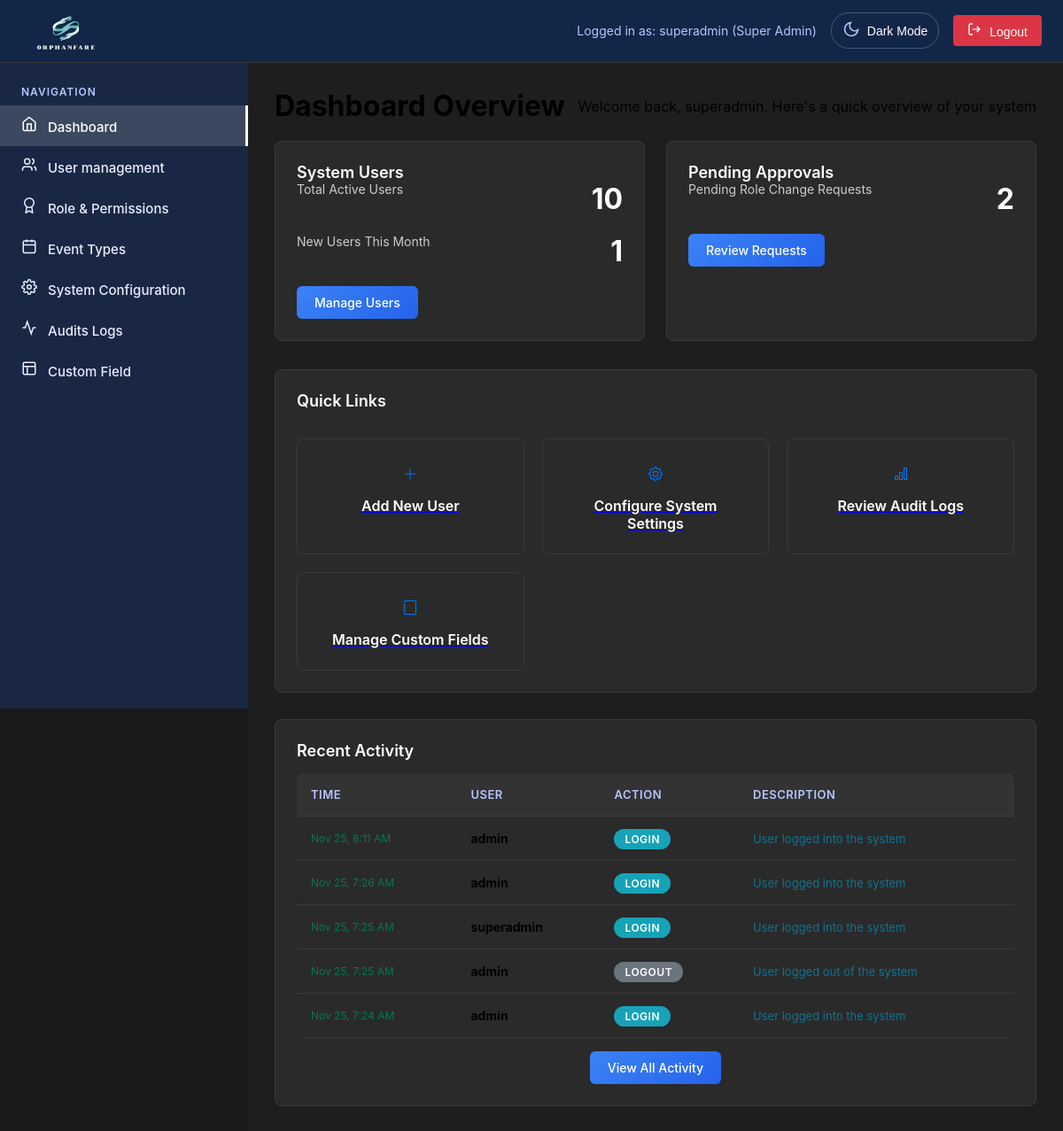
The page /superadmin/superadmin.php (signed in) on the database as committed earlier.
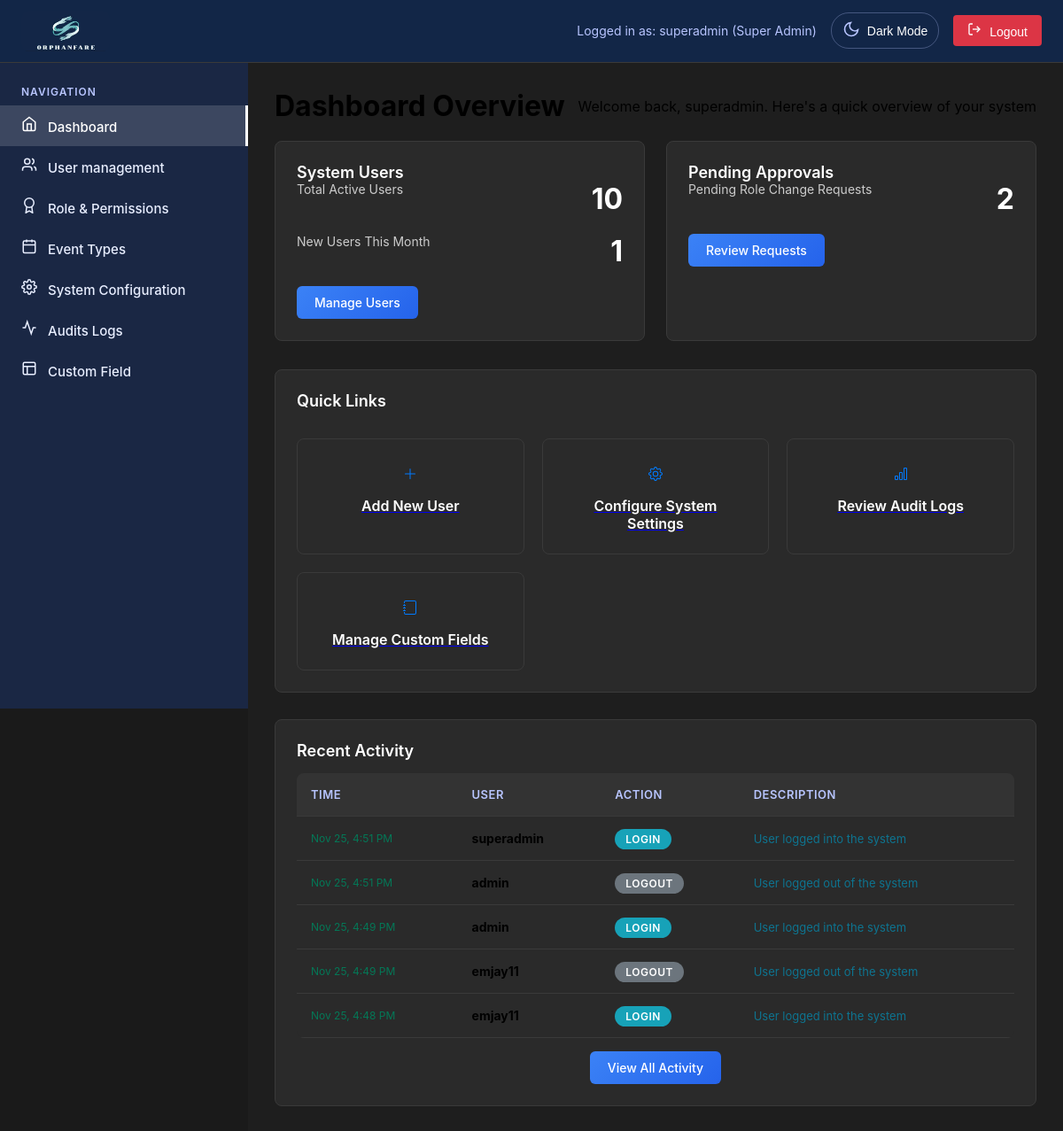
The same page on the database as committed later.
### tables this page shows
CREATE TABLE `audit_logs` (
  `id` int(11) NOT NULL,
  `user_id` int(11) NOT NULL,
  `action` varchar(255) NOT NULL,
  `description` text DEFAULT NULL,
  `ip_address` varchar(45) DEFAULT NULL,
  `user_agent` text DEFAULT NULL,
  `created_at` timestamp NOT NULL DEFAULT current_timestamp()
);

CREATE TABLE `users` (
  `id` int(11) NOT NULL,
  `username` varchar(50) NOT NULL,
  `email` varchar(100) NOT NULL,
  `password` varchar(255) NOT NULL,
  `role` enum('super_admin','admin','user','Social Worker','Social Welfare Assistant') DEFAULT 'user',
  `status` enum('active','inactive','pending') DEFAULT 'pending',
  `created_at` timestamp NOT NULL DEFAULT current_timestamp(),
  `updated_at` timestamp NOT NULL DEFAULT current_timestamp() ON UPDATE current_timestamp(),
  `two_factor_secret` varchar(32) DEFAULT NULL,
  `two_factor_enabled` tinyint(1) DEFAULT 0,
  `two_factor_verified` tinyint(1) DEFAULT 0,
  `two_factor_backup_codes` text DEFAULT NULL,
  `last_login` timestamp NULL DEFAULT NULL,
  `last_password_change` timestamp NOT NULL DEFAULT current_timestamp(),
  `failed_attempts` int(11) DEFAULT 0,
  `account_locked` tinyint(1) DEFAULT 0,
  `is_active` tinyint(1) DEFAULT 1
);

### superadmin/superadmin.php (the view, shortened to what this page needs)
<?php
require_once 'includes/superheader.php';
$totalActiveUsers = getTotalActiveUsers($conn);
$newUsersThisMonth = getNewUsersThisMonth($conn);
$pendingRoleRequests = getPendingRoleRequests($conn);
?>
<div class="page-active">
    <div class="page-header">
        <h1>Dashboard Overview</h1>
        <p>Welcome back, <?php echo htmlspecialchars($_SESSION['username'] ?? 'Super Admin'); ?>. Here's a quick overview of your system</p>
    </div>
    <div class="dashboard-grid">
        <div class="dashboard-card">
            <div class="card-title">System Users</div>
            <div class="card-stat">
                <span class="stat-label">Total Active Users</span>
                <span class="stat-value"><?php echo $totalActiveUsers; ?></span>
            </div>
            <div class="card-stat">
                <span class="stat-label">New Users This Month</span>
                <span class="stat-value"><?php echo $newUsersThisMonth; ?></span>
            </div>
            <a href="user-management.php" class="btn btn-primary">Manage Users</a>
        </div>
        <div class="dashboard-card">
            <div class="card-title">Pending Approvals</div>
            <div class="card-stat">
                <span class="stat-label">Pending Role Change Requests</span>
                <span class="stat-value"><?php echo $pendingRoleRequests; ?></span>
            </div>
            <a href="role-permissions.php" class="btn btn-success">Review Requests</a>
        </div>
    </div>
    <div class="dashboard-card">
        <div class="card-title">Quick Links</div>
        <div class="quick-links">
            <a href="user-management.php?action=add" class="quick-link-card">
                <div class="quick-link-icon"><svg xmlns="http://www.w3.org/2000/svg" width="16" height="16" fill="currentColor" class="bi bi-plus-lg" viewBox="0 0 16 16">
                <path fill-rule="evenodd" d="M8 2a.5.5 0 0 1 .5.5v5h5a.5.5 0 0 1 0 1h-5v5a.5.5 0 0 1-1 0v-5h-5a.5.5 0 0 1 0-1h5v-5A.5.5 0 0 1 8 2"/>
                </svg></div>
                <div class="quick-link-title">Add New User</div>
            </a>
            <a href="system-configuration.php" class="quick-link-card">
                <div class="quick-link-icon"></div>
                <div class="quick-link-title">Configure System Settings</div>
            </a>
            <a href="audits-logs.php" class="quick-link-card">
                <div class="quick-link-icon"></div>
                <div class="quick-link-title">Review Audit Logs</div>
            </a>
            <a href="custom-field.php" class="quick-link-card">
                <div class="quick-link-icon"></div>
                <div class="quick-link-title">Manage Custom Fields</div>
            </a>
        </div>
    </div>
    <div class="dashboard-card" style="margin-top: 30px;">
        <div class="card-title">Recent Activity</div>
        <?php
        $sql = "SELECT a.*, u.username
                FROM audit_logs a
                LEFT JOIN users u ON a.user_id = u.id
                ORDER BY a.created_at DESC
                LIMIT 5";
        $result = $conn->query($sql);
        if ($result && $result->num_rows > 0): ?>
            <table style="width: 100%; margin-top: 15px;">
                <thead>
                    <tr>
                        <th>Time</th>
                        <th>User</th>
                        <th>Action</th>
                        <th>Description</th>
                    </tr>
                </thead>
                <tbody>
                    <?php while ($row = $result->fetch_assoc()): ?>
                        <tr>
                            <td style="font-size: 12px; color: #047857">
                                <?php echo date('M j, g:i A', strtotime($row['created_at'])); ?>
                            </td>
                            <td>
                                <strong class="username-dashboard"><?php echo htmlspecialchars($row['username'] ?? 'System'); ?></strong>
                            </td>
                            <td>
                                <span class="status-badge <?php
                                    echo getActionBadgeClass($row['action']);
                                ?>">
                                    <?php echo htmlspecialchars($row['action']); ?>
                                </span>
                            </td>
                            <td style="font-size: 13px; color: #0E7490;">
                                <?php echo htmlspecialchars($row['description'] ?? 'No description'); ?>
                            </td>
                        </tr>
                    <?php endwhile; ?>
                </tbody>
            </table>
        <?php else: ?>
            <p style="color: #666; text-align: center; padding: 20px;">No recent activity found.</p>
        <?php endif; ?>
        <div style="text-align: center; margin-top: 15px;">
            <a href="audits-logs.php" class="btn btn-secondary">View All Activity</a>
        </div>
    </div>
</div>
<?php require_once 'includes/superfooter.php'; ?>

Rows that differ between the two databases and show on the page:
no longer on this page (row unchanged): audit_logs: created_at "Nov 25, 8:11 AM", user.username "admin", action "LOGIN", description "User logged into the system"
no longer on this page (row unchanged): audit_logs: created_at "Nov 25, 7:26 AM", user.username "admin", action "LOGIN", description "User logged into the system"
no longer on this page (row unchanged): audit_logs: created_at "Nov 25, 7:25 AM", user.username "superadmin", action "LOGIN", description "User logged into the system"
no longer on this page (row unchanged): audit_logs: created_at "Nov 25, 7:25 AM", user.username "admin", action "LOGOUT", description "User logged out of the system"
no longer on this page (row unchanged): audit_logs: created_at "Nov 25, 7:24 AM", user.username "admin", action "LOGIN", description "User logged into the system"
added audit_logs: created_at "Nov 25, 4:51 PM", user.username "superadmin", action "LOGIN", description "User logged into the system"
added audit_logs: created_at "Nov 25, 4:51 PM", user.username "admin", action "LOGOUT", description "User logged out of the system"
added audit_logs: created_at "Nov 25, 4:49 PM", user.username "admin", action "LOGIN", description "User logged into the system"
added audit_logs: created_at "Nov 25, 4:49 PM", user.username "emjay11", action "LOGOUT", description "User logged out of the system"
added audit_logs: created_at "Nov 25, 4:48 PM", user.username "emjay11", action "LOGIN", description "User logged into the system"
